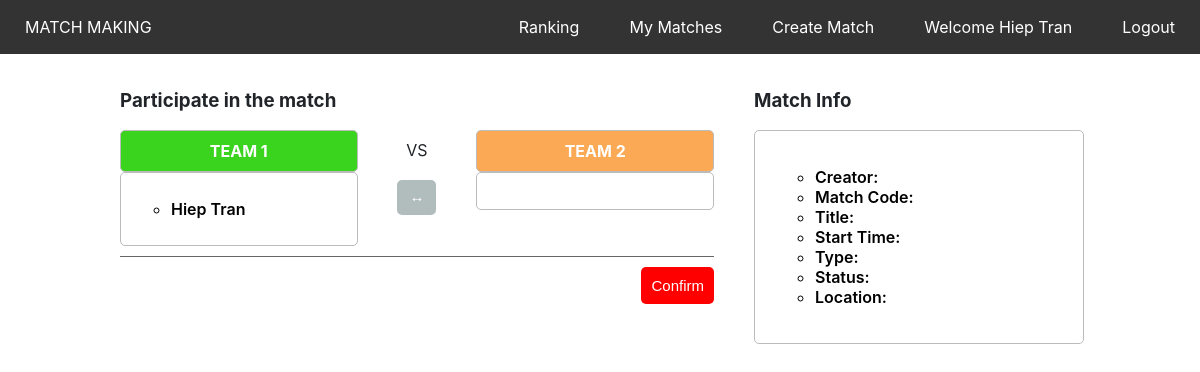
The page /match_detail/index.php (signed in) on the database as committed earlier.
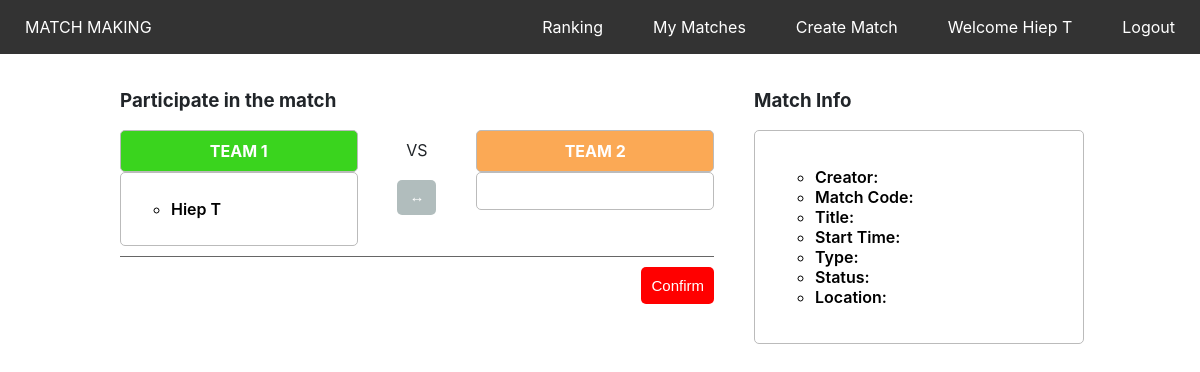
The same page on the database as committed later.
### tables this page shows
create table player
(
  player_id varchar(20) primary key not null,
  password varchar(20) not null,
  name varchar(50),
  elo int not null default 100
);

### match_detail/index.php (the view, shortened to what this page needs)
<?php
require_once '../dbConfig.php';
$session = !isset($_COOKIE["player_id"]) ? null : $_COOKIE["player_id"];
?>
<!DOCTYPE html>
<html lang="en">
<head>
  <link rel="stylesheet" type="text/css" href="../stylesheets/style.css">
  <link rel="stylesheet" type="text/css" href="index.css">
</head>
<body>
  <?php  include('../common/header.php'); ?>
  <div class="container">
    <div class="row match-detail">
        <div class="column1">
            <h3>Participate in the match</h3>
            <div class="match-wrapper">
                <div class="team-title">
                    <div class="team-left" style="background-color: #3ad41e;">
                        <p1>TEAM 1</p1>
                    </div>
                    <div class="team-left">
                        <ul id="team-left" class="info-match">
                        <?php
                            $sql_player = "SELECT * FROM player WHERE player_id = '$session'";
                            if($res = mysqli_query($link, $sql_player)){
                                if(mysqli_num_rows($res) > 0){
                                    $row = mysqli_fetch_array($res, MYSQLI_ASSOC);
                                    $player_name = $row["name"];
                                    if(!isset($isExist) && !isset($_GET["status"])) {
                                        echo '<li id="new">'.$player_name.'</li>';
                                    }
                                }
                            }
                        ?>
                        </ul>
                    </div>
                </div>
                <div class="vs">
                    <div>VS</div>
                    <div class="team-left"  style="border:none">
                        <div class="input-group">
                            <button id="join" class="btn btn-join" type="submit" name="join" <?php echo isset($isExist) || !isset($session) ? "disabled" : "" ?>>&#x2194;</button>
                        </div>
                    </div>
                </div>
                <div class="team-title">
                    <div class="team-right" style="background-color: #fba955;">
                        <p1>TEAM 2</p1>
                    </div>
                    <div class="team-right">
                    </div>
                </div>
                <hr>
                <form method="post" action="action.php">
                    <div class="input-group <?php echo !empty($isExist) ? 'hide' : ''; ?>">
                        <button class="btn-confirm" type="submit" value="Submit" <?php echo !isset($session) ? "disabled" : "" ?> >Confirm</button>
                    </div>
                </form>
            </div>
        </div>
        <div class="column2">
            <h3>Match Info</h3>
            <div class="info-form">
                <ul class="info-match">
                    <li>Creator: <?php echo $curname ?></li>
                    <li>Match Code: <?php echo $match_id; ?></li>
                    <li>Title: <?php echo $title; ?></li>
                    <li>Start Time: <?php echo $startTime; ?></li>
                    <li>Type: <?php echo $kind; ?></li>
                    <li>Status: <?php echo $status; ?></li>
                    <li>Location: <?php echo $loc; ?></li>
                </ul>
            </div>
        </div>
    </div>
  </div>
</body>
</html>

### common/header.php
<?php
echo '<div class="fixed-header">';
echo    '<nav>';
echo        '<a href="/matchup/home" style="float:left">MATCH MAKING</a>';
	        if (isset($_COOKIE["player_id"])){
				echo '<a href = "/matchup/auth/logout.php">Logout</a>';
				require_once "../dbConfig.php";
				$player_id = $_COOKIE["player_id"];
				$sql = "SELECT p.name FROM player p where p.player_id = '$player_id'";
				$result = mysqli_query($link, $sql);
				if(mysqli_num_rows($result) > 0){
					while($row = mysqli_fetch_array($result)){
						echo '<a>Welcome ' . $row['name'] . '</a>';
					}
				}
			}
			else {
				echo '<a href = "/matchup/auth/login.php">Login</a>';
			}
echo        '<a href="/matchup/form-create-match">Create Match</a>';
echo        '<a href="#">My Matches</a>';
echo        '<a href="/matchup/ranking">Ranking</a>';
echo    '</nav>';
echo '</div>';
?>

Rows that differ between the two databases and show on the page:
changed player: name "Hiep Tran" → "Hiep T"
